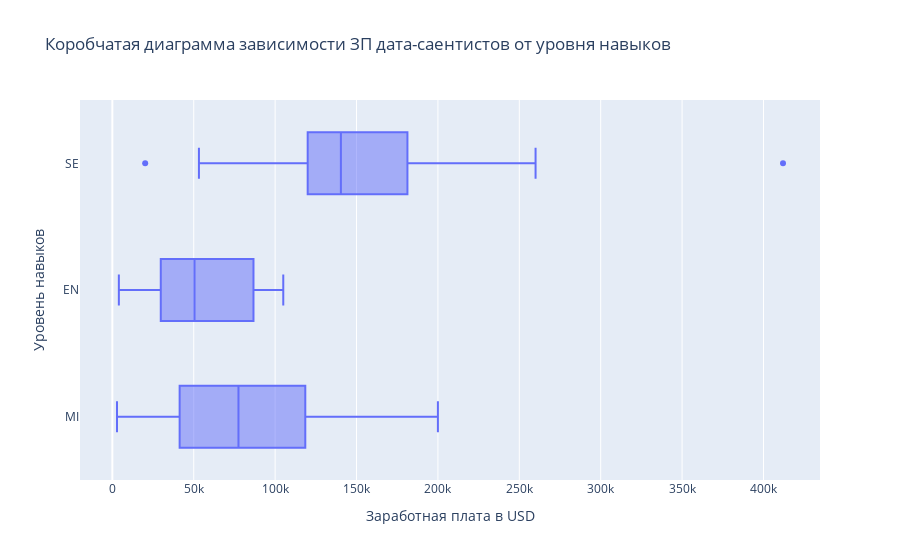

Write notebook code for a chart like this one.
### Code cell
# ЗП дата-саентистов

fig5 = px.box(
    data_frame=data_scientist_mask,
    x = 'salary_in_usd',
    y = 'experience_level',
    title='Коробчатая диаграмма зависимости ЗП дата-саентистов от уровня навыков',
    labels={'experience_level':'Уровень навыков',
            'salary_in_usd':'Заработная плата в USD'}
)

fig5

### Figure 1 — Plotly figure (JSON) as saved in the notebook; plotly's stock layout.template omitted (floating-point values rounded to 4 significant figures; data arrays with more than 128 entries replaced by an {"elided": "..."} marker saying what was removed)
{"data": [{"alignmentgroup": "True", "hovertemplate": "Заработная плата в USD=%{x}<br>Уровень навыков=%{y}<extra></extra>", "legendgroup": "", "marker": {"color": "#636efa"}, "name": "", "notched": false, "offsetgroup": "", "orientation": "h", "showlegend": false, "type": "box", "x": {"elided": "143 int values"}, "x0": " ", "xaxis": "x", "y": {"elided": "143 str values"}, "y0": " ", "yaxis": "y"}], "layout": {"boxmode": "group", "legend": {"tracegroupgap": 0}, "title": {"text": "Коробчатая диаграмма зависимости ЗП дата-саентистов от уровня навыков"}, "xaxis": {"anchor": "y", "domain": [0, 1], "title": {"text": "Заработная плата в USD"}}, "yaxis": {"anchor": "x", "domain": [0, 1], "title": {"text": "Уровень навыков"}}}}
